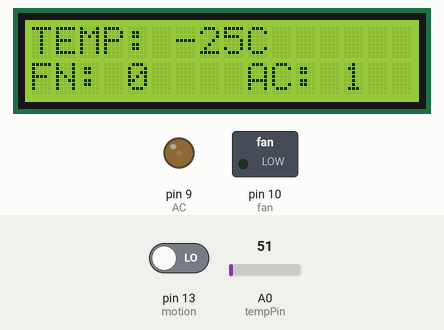
Simulated run of this sketch. Board: Arduino Uno, built with avr-gcc and run on an emulated ATmega328P. Shown: 16×2 character LCD, switched loads named in the sketch (green lamp = pin HIGH), output pins drawn as LEDs (lit = HIGH). The test bench sets the inputs (shaded band); at power-on: A0 (tempPin) = 51, pin 13 (motion) LOW. What the sketch prints to the serial monitor is not drawn.

Above: at 1.4 s.
1.5 s: A0 (tempPin) set to 163
At 3.0 s:
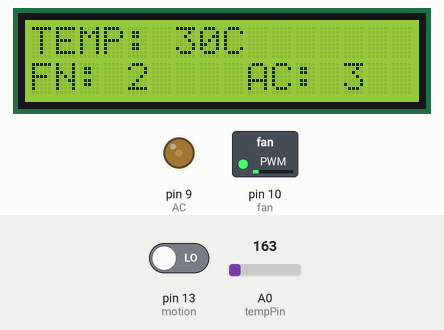
8.1 s: A0 (tempPin) set to 112
At 9.4 s:
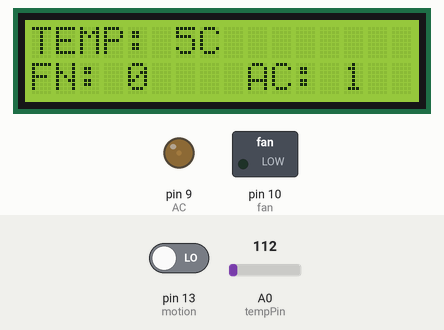
14.5 s: A0 (tempPin) set to 86
At 15.3 s:
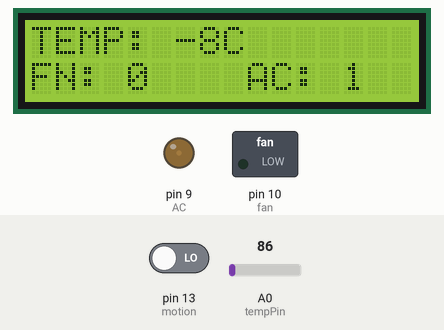
Timing chart, 0 to 17.5 s (numbered marks = the images above; inputs shaded):
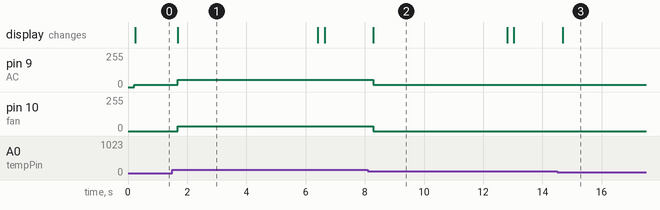

The sketch:

SmartHome.ino
```cpp
#include <LiquidCrystal.h>

//wifi variable
String ssid     = "Simulator Wifi";  // SSID to connect to
String password = ""; // Our virtual wifi has no password (so dont do your banking stuff on this network)
String host     = "api.thingspeak.com"; // Open Weather Map API
const int httpPort   = 80;
String url     = "/update?api_key=8CMAGACVTD1NIUZ2&field1=";// API key

//general variable
LiquidCrystal lcd(12,11,8,7,6,5);
int tempPin = A0;   // Output pin from LM35 (temperature)
int fan = 10;       // fan motor pin
int AC = 9;			// AC motor pin
int motion = 13;	// motion sensor pin
int temp = 0;
int fanSpeed = 0;
int fanLCD = 0;
int AcSpeed = 0;
int AcLCD = 0;
int stop = 2;		// pin Interrupt
int val = 0;
int state = 0;
int loopcount = 0;
int starttime = 0;
int endtime = 0;
int time = 6000; //determine how many second of no movement to off the system


// Start our ESP8266 Serial Communication
void setupESP8266(void) {

  Serial.begin(115200);   // Serial connection over USB to computer
  Serial.println("New Connection...");   // Serial connection on Tx / Rx port to ESP8266
  delay(50);
  Serial.println("ESP8266 OK!!!\n");

  // Connect to Simulator Wifi
  Serial.println("AT+CWJAP=\"" + ssid + "\",\"" + password + "\"");
  delay(50);
  Serial.println("Connected to WiFi!!!\n");


  //ESP8266 connects to the server as a TCP client
  Serial.println("AT+CIPSTART=\"TCP\",\"" + host + "\"," + httpPort);
  delay(50);
  Serial.println("ESP8266 Connected to server!!!\n") ;

}

// function to update data to Thingspeak
void anydata(void) {

  temp = readTemp();
  int motion_sensor = digitalRead(motion);

  if(temp < 17 && temp != 0) {
    AcSpeed = 18;					// the actual speed of AC
    AcLCD = 1; 					// speed of AC to display on LCD
    analogWrite(AC, AcSpeed); 	// spin the AC at the AcSpeed speed

    fanSpeed = 0;					// the actual speed of fan
    fanLCD = 0; 					// speed of fan to display on LCD
    analogWrite(fan, fanSpeed);	// spin the fan at the fanSpeed speed
  }
  // IF temp range 17-23
  if(temp >= 17 && temp <= 23) {
    AcSpeed = 36;
    AcLCD = 2;
    analogWrite(AC, AcSpeed);

    fanSpeed = 0;
    fanLCD = 0;
    analogWrite(fan, fanSpeed);
  }
  // IF temp range 24-30
  if(temp >= 24 && temp <=30) {
    AcSpeed = 54;
    AcLCD = 3;
    analogWrite(AC, AcSpeed);

    fanSpeed = 36;
    fanLCD = 2;
    analogWrite(fan, fanSpeed);
  }
  // IF temp range 31-40
  if(temp >= 31 && temp <=40) {
    AcSpeed = 72;
    AcLCD = 4;
    analogWrite(AC, AcSpeed);

    fanSpeed = 72;
    fanLCD = 4;
    analogWrite(fan, fanSpeed);
  }

  // IF temp exceed 40
  if(temp > 40) {
    AcSpeed = 90;
    AcLCD = 5;
    analogWrite(AC, AcSpeed);

    fanSpeed = 90;
    fanLCD = 5;
    analogWrite(fan, fanSpeed);
  }

  // Construct our HTTP call
  //String httpPacket = "GET " + url + String(temp) + "&field2="+ String(motion_sensor) + " HTTP/1.1\r\nHost: " + host + "\r\n\r\n";
  String httpPacket = "GET " + url + String(temp) + "&field2="+ String(motion_sensor) + "&field3="+ String(fanLCD) + "&field4="+ String(AcLCD) +" HTTP/1.1\r\nHost: " + host + "\r\n\r\n";
  //String httpPacket = "GET " + url + String(temp) + " HTTP/1.1\r\nHost: " + host + "\r\n\r\n";
  int length = httpPacket.length();

  // Send our message length & http request
  Serial.print("AT+CIPSEND=");
  Serial.println(length);
  delay(10);
  Serial.print(httpPacket);
  delay(10);
  Serial.println("ESP8266 sends data to the server\n");
}

void setup() {
  setupESP8266();
  pinMode(fan, OUTPUT);    //Fan motor
  pinMode(AC, OUTPUT);	   //Air-Conditioner motor
  pinMode(tempPin, INPUT); //temperature sensor
  lcd.begin(16,2);
  }

void loop() {
  anydata();
  val = digitalRead(motion);   //read motion sensor

  //When there is motion
  if (val == HIGH)
  {
    delay(100);           // delay 100 milliseconds
    if (state == LOW)
    {
    state = HIGH;       // update variable state to HIGH
    temp = readTemp();  // read temperature in Celcius
    }
  }

  //When there is no motion or motion is stopped
  else
  {
    if (temp != 0) {
      starttime = millis();
      Serial.println(starttime);
	  endtime = starttime;
		while ((endtime - starttime) <= time) // do this loop with fixed "time" in mS after detecting motion
		{
          running();							  //Fan & AC speed method based on temperature
          loopcount = loopcount+1;
          endtime = millis();
          Serial.println(endtime);
		}
    }
    delay(200);

    if (state == HIGH)
    {
    	temp = 0;
      	digitalWrite (fan, LOW);
      	digitalWrite (AC, LOW);
    	state = LOW;       			// update variable state to LOW
    }
  }
  Serial.println(state);   //monitoring the "state" in serial monitor
} //end of void loop()

//Function to Display Fan & AC speed
void running() {

  temp = readTemp();
  // IF temp below 17
  if(temp < 17 && temp != 0) {
    AcSpeed = 18;					// the actual speed of AC
    AcLCD = 1; 					// speed of AC to display on LCD
    analogWrite(AC, AcSpeed); 	// spin the AC at the AcSpeed speed

    fanSpeed = 0;					// the actual speed of fan
    fanLCD = 0; 					// speed of fan to display on LCD
    analogWrite(fan, fanSpeed);	// spin the fan at the fanSpeed speed
  }
  // IF temp range 17-23
  if(temp >= 17 && temp <= 23) {
    AcSpeed = 36;
    AcLCD = 2;
    analogWrite(AC, AcSpeed);

    fanSpeed = 0;
    fanLCD = 0;
    analogWrite(fan, fanSpeed);
  }
  // IF temp range 24-30
  if(temp >= 24 && temp <=30) {
    AcSpeed = 54;
    AcLCD = 3;
    analogWrite(AC, AcSpeed);

    fanSpeed = 36;
    fanLCD = 2;
    analogWrite(fan, fanSpeed);
  }
  // IF temp range 31-40
  if(temp >= 31 && temp <=40) {
    AcSpeed = 72;
    AcLCD = 4;
    analogWrite(AC, AcSpeed);

    fanSpeed = 72;
    fanLCD = 4;
    analogWrite(fan, fanSpeed);
  }

  // IF temp exceed 40
  if(temp > 40) {
    AcSpeed = 90;
    AcLCD = 5;
    analogWrite(AC, AcSpeed);

    fanSpeed = 90;
    fanLCD = 5;
    analogWrite(fan, fanSpeed);
  }

  //print value on LCD
  lcd.print("TEMP: ");
  lcd.print(temp);      // display current temp
  lcd.print("C ");
  lcd.setCursor(0,1);   // new line
  lcd.print("FN: ");
  lcd.print(fanLCD);    // display fan speed
  lcd.setCursor(9,1);
  lcd.print("AC: ");
  lcd.print(AcLCD);
  delay(200);
  lcd.clear();
}

// function to read temperature and convert to Celsius
int readTemp() {
  temp = map(((analogRead(tempPin) - 20) * 3.04), 0, 1023, -40, 125);

  return temp;
  }
```

Measured:
- after the input at 1.5 s, pin 9 (AC): 18/255 → 54/255 after 0.18 s; pin 10 (fan): 0/255 → 36/255 after 0.18 s; the display: changes after 0.18 s (image 1)
- after the input at 8.1 s, pin 9 (AC): 54/255 → 18/255 after 0.19 s; pin 10 (fan): 36/255 → 0/255 after 0.19 s; the display: changes after 0.19 s (image 2)
- after the input at 14.5 s, the display: changes after 0.18 s (image 3)
- what the display in image 1 shows lasts 4.7 s, from 1.7 s to 6.4 s
- what the display in image 2 shows lasts 4.5 s, from 8.3 s to 12.8 s
